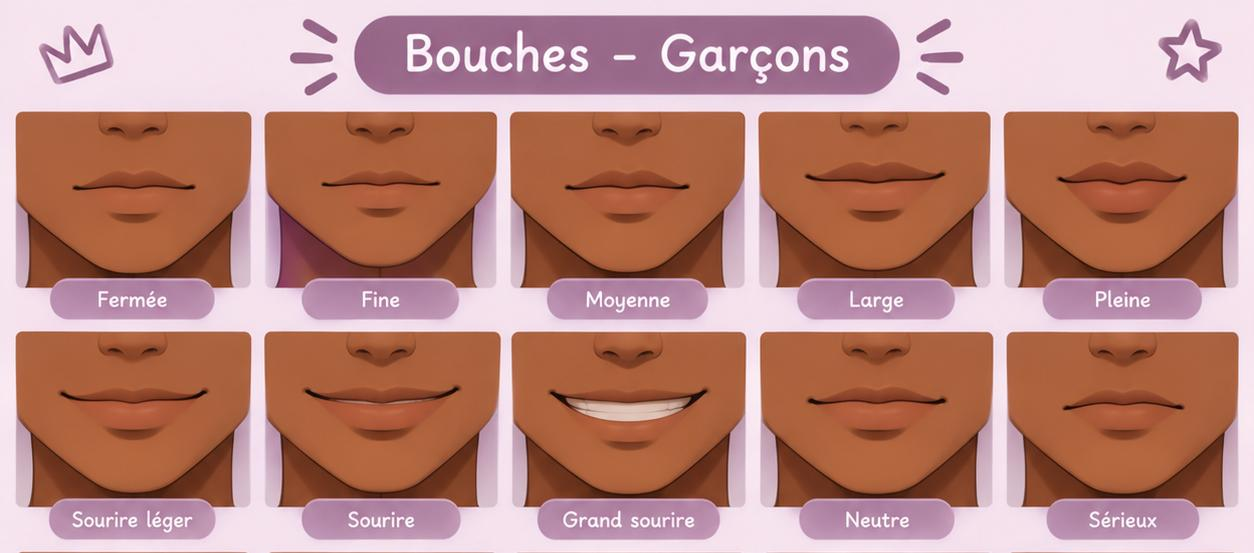
#> input picture docs/references/bouches/planche-bouches-garcons.jpg, 1254 x 553 px, found by its file name
$ python traceur-bouches-garcons.py
#> lines starting #> are read from the running program, lines starting #| are printed output that depends on the picture
"""Bouches des garçons (docs/references/bouches/planche-bouches-garcons.jpg + bouche-nasale.jpg).
   Sur ces planches les lèvres sont très proches de la peau : on garde la zone de la bouche telle quelle (vrais pixels,
   lèvres du haut et du bas, trait, ombre), avec des bords qui se fondent progressivement dans la peau. Le jeu recolore
   la zone selon la peau du nova (rapport entre sa peau et la peau de la planche, enregistrée avec chaque bouche).
   La bouche « moyenne » des garçons prend la largeur de la bouche « moyenne » des filles, au même endroit."""
import json, os, re, numpy as np, cv2
S = 3
TILES = []
for r, (y0, y1) in enumerate([(112, 288), (332, 507)]):
    for c, (x0, x1) in enumerate([(16, 251), (265, 500), (510, 746), (759, 993), (1004, 1238)]):
        TILES.append(('docs/references/bouches/planche-bouches-garcons.jpg', x0, y0, x1, y1))
TILES.append(('docs/references/bouches/bouche-nasale.jpg', 10, 33, 241, 208))
LINE = {'gfermee': (59, 169, 74), 'gfine': (57, 175, 73), 'gmoyenne': (55, 175, 74), 'glarge': (47, 186, 65), 'gpleine': (54, 182, 66),
        'gsourirel': (44, 192, 60), 'gsourire': (40, 187, 60), 'ggrand': (41, 195, 63), 'gneutre': (49, 187, 70), 'gserieux': (59, 181, 76), 'gnasale': (65, 170, 70)}
IDS = ['gfermee', 'gfine', 'gmoyenne', 'glarge', 'gpleine', 'gsourirel', 'gsourire', 'ggrand', 'gneutre', 'gserieux', 'gnasale']
res = {}
for hid, (src, x0, y0, x1, y1) in zip(IDS, TILES):
    im = cv2.imread(src).astype(np.float32); W = x1 - x0
    t = im[y0:y1, x0:x1]; L = t.mean(2)
#> after `t = im[y0:y1, x0:x1]`:
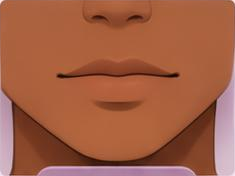
#> t: shape (176, 235, 3) float32; mean B, G, R 68.2, 94.9, 162.3
#> after `L = t.mean(2)`:
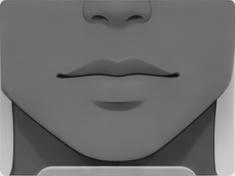
#> L: shape (176, 235) float32; min 9.33, max 239.7, mean 108.5
    # trait de la bouche (commissure gauche, commissure droite, hauteur) relevé sur la planche, dans la case
    xl, xr, cy = LINE[hid]; cx = (xl + xr) / 2
    hw = (xr - xl) / 2 + 12; up, dn = 26, 40
    X0, X1, Y0, Y1 = int(cx - hw), int(cx + hw), cy - up, cy + dn
    X0 = max(X0, 0)
    crop = t[Y0:Y1, X0:X1]
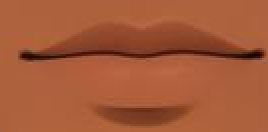
#> crop: shape (66, 134, 3) float32 (shown 2 times larger); mean B, G, R 56.2, 89.4, 164.5
    skin = np.median(np.concatenate([crop[:3].reshape(-1, 3), crop[:, :3].reshape(-1, 3), crop[:, -3:].reshape(-1, 3)]), axis=0)
#> skin = [62, 97, 173]
    hh, ww = crop.shape[:2]; yy, xx = np.mgrid[0:hh, 0:ww]
#> after `hh, ww = crop.shape[:2]`: hh = 66; ww = 134
    ex = np.abs(xx - (cx - X0)) / hw; ey = np.where(yy < cy - Y0, (cy - Y0 - yy) / up, (yy - (cy - Y0)) / dn)
    rr = np.sqrt(ex ** 6 + ey ** 2)   # bords arrondis, les commissures restent entières
    a = np.clip((1 - rr) / .35, 0, 1) ** 1.3
    # la peau autour des lèvres devient transparente (sinon une ombre ou un halo apparaît sur les peaux du jeu) :
    # on ne garde que ce qui s'écarte de la peau de la planche (lèvres, trait, ombre sous la lèvre)
    lab = cv2.cvtColor(np.clip(crop, 0, 255).astype(np.uint8), cv2.COLOR_BGR2LAB).astype(np.float32)
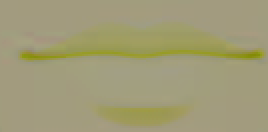
#> lab: shape (66, 134, 3) float32 (shown 2 times larger); mean B, G, R 117.9, 155.7, 160.5
    slab = cv2.cvtColor(np.uint8([[np.clip(skin, 0, 255)]]), cv2.COLOR_BGR2LAB).astype(np.float32)[0, 0]
#> slab = [126, 155, 161]
    dE = np.sqrt(((lab - slab) ** 2 * np.array([.6, 1.4, 1.4])).sum(2))
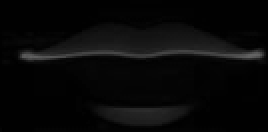
#> dE: shape (66, 134) float64 (shown 2 times larger); min 0, max 101.1, mean 8.8
    keep = np.clip((dE - 3) / 6, 0, 1)
    keep = cv2.GaussianBlur(keep, (0, 0), .8)
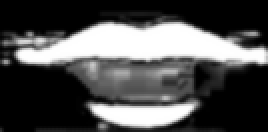
#> keep: shape (66, 134) float64 (shown 2 times larger); min 0, max 1, mean 0.315
    a = a * keep
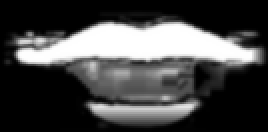
#> a: shape (66, 134) float64 (shown 2 times larger); min 0, max 1, mean 0.284
    big = cv2.resize(np.dstack([crop, a * 255]), None, fx=S, fy=S, interpolation=cv2.INTER_CUBIC)
    cv2.imwrite(f'assets/bouches/{hid}.png', np.clip(big, 0, 255).astype(np.uint8), [cv2.IMWRITE_PNG_COMPRESSION, 9])
    # dents : gardées à part (pas recolorées avec la peau)
    teeth = (crop.mean(2) > skin.mean() + 45) & (a > .5)
#> teeth: shape (66, 134) bool; every value is 0
    if teeth.sum() > 20:
        ta = cv2.GaussianBlur(teeth.astype(np.float32), (0, 0), .7)
        tb = cv2.resize(np.dstack([crop, ta * 255]), None, fx=S, fy=S, interpolation=cv2.INTER_CUBIC)
        cv2.imwrite(f'assets/bouches/{hid}-dents.png', np.clip(tb, 0, 255).astype(np.uint8), [cv2.IMWRITE_PNG_COMPRESSION, 9])
    res[hid] = dict(x=X0 - cx, y=Y0 - cy, w=ww, h=hh, mw=xr - xl, skin='#%02x%02x%02x' % (int(skin[2]), int(skin[1]), int(skin[0])))
    print(hid, res[hid])
#| gfermee {'x': -67.0, 'y': -26, 'w': 134, 'h': 66, 'mw': 110, 'skin': '#ad613e'}
#> (the run stopped early here; a loop or call above may not have finished)
